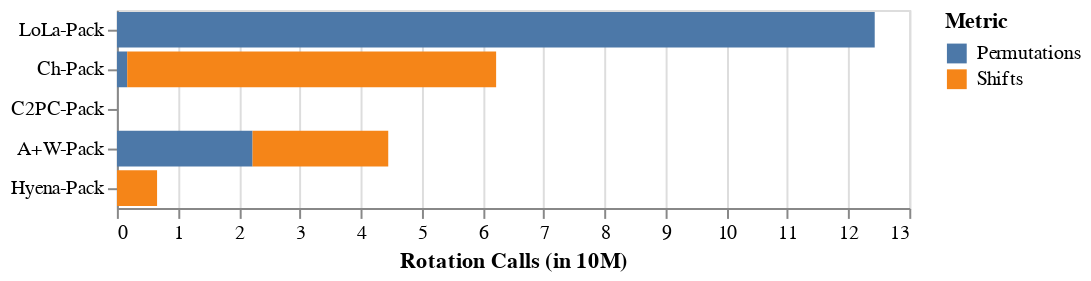

The notebook cell this image was saved under:
### Code cell
SCALE = 10000000
temp_dd = []

replace = {
    'Automorphisms':'Shifts',
    'Permutations':'Permutations'
}

# for data in [data_mobile]:
for data in [data_resnet]:
    # Calls
    structs = ['Stats']
    keys = ['Automorphisms','Permutations']
    # structs = ['KSH', 'MUL', 'NTT']

    for model in data:
        layer_list = list(data[model].keys())
        if 'ngraph' in model[0]:
            continue
        if 'hyena' not in model[2] and 'lion' not in model[0]:
            continue
        if 'plus' in model[0]:
            continue
        if 'gala' in model[0]:
            continue
        for layer in layer_list:
#             if 'FC' not in layer:
#                 continue
            for s in structs:
                for metric,vals in data[model][layer][s].items():
                    if metric in keys:
#                         if vals == 0:
#                             continue
                        temp_dd.append([replace_strings_pseudo["_".join(model)], data[model][layer]['Layer'], replace[metric], vals/SCALE])

df_dd = pd.DataFrame(temp_dd, columns=['Model', 'Layer', 'Metric', "Count"])
# df_l = df_temp[df_temp['Layer'] == 'CONV 2 1 2']
# df_l = df_temp[df_temp['Layer'] == 'CONV 2 1 Residual']
dd = df_dd.groupby(['Model','Metric']).sum().reset_index()


at1 = alt.Chart(dd).mark_bar(clip=True).encode(
    y=alt.Y('Model', axis=alt.Axis(title=None), sort=['LoLa-Pack','Ch-Pack', 'C2PC-Pack','Gala-Pack','A+W-Pack','Hyena-Pack']),
    x=alt.X('Count', title='Rotation Calls (in 10M)'),
    color='Metric'
)

# text1 = alt.Chart(dd).mark_text(dx=-20, dy=1, color='White', fontSize=15).encode(
#     y=alt.Y('Model', axis=alt.Axis(title=None), sort=['LoLa-Pack','Ch-Pack', 'C2PC-Pack','Gala-Pack','A+W-Pack','Hyena-Pack']),
# #     x=alt.X('Count', title='Count (in 100M)', scale=alt.Scale(domain=[0, 10])),
#     x=alt.value(400),
#     text=alt.Text('sum(Count):Q', format='.1f'),
# )

(at1).display()
print(dd)

### Figure 1 — Vega-Lite specification as saved in the notebook (floating-point values rounded to 4 significant figures)
{"config": {"view": {"continuousWidth": 400, "continuousHeight": 300}}, "data": {"name": "data-364e3dc433e0ffc0f4d8153736d01533"}, "mark": {"type": "bar", "clip": true}, "encoding": {"color": {"field": "Metric", "type": "nominal"}, "x": {"field": "Count", "title": "Rotation Calls (in 10M)", "type": "quantitative"}, "y": {"axis": {"title": null}, "field": "Model", "sort": ["LoLa-Pack", "Ch-Pack", "C2PC-Pack", "Gala-Pack", "A+W-Pack", "Hyena-Pack"], "type": "nominal"}}, "$schema": "https://vega.github.io/schema/vega-lite/v4.17.0.json", "datasets": {"data-364e3dc433e0ffc0f4d8153736d01533": [{"Model": "A+W-Pack", "Metric": "Permutations", "Count": 2.226}, {"Model": "A+W-Pack", "Metric": "Shifts", "Count": 2.226}, {"Model": "C2PC-Pack", "Metric": "Permutations", "Count": 0.0}, {"Model": "C2PC-Pack", "Metric": "Shifts", "Count": 0.0}, {"Model": "Ch-Pack", "Metric": "Permutations", "Count": 0.1698}, {"Model": "Ch-Pack", "Metric": "Shifts", "Count": 6.052}, {"Model": "Hyena-Pack", "Metric": "Permutations", "Count": 0.002377}, {"Model": "Hyena-Pack", "Metric": "Shifts", "Count": 0.657}, {"Model": "LoLa-Pack", "Metric": "Permutations", "Count": 12.43}, {"Model": "LoLa-Pack", "Metric": "Shifts", "Count": 0.0}]}}
